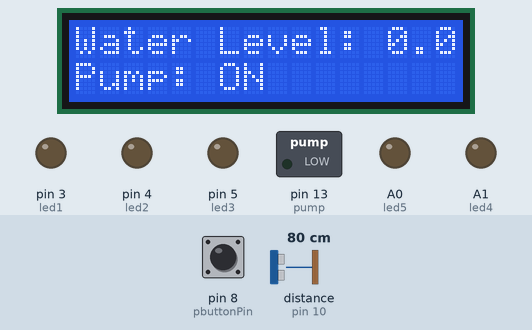
A sketch run on a simulated Arduino Uno, built with avr-gcc and run on an emulated ATmega328P. Shown: 16×2 character LCD, switched loads named in the sketch (green lamp = pin HIGH), output pins drawn as LEDs (lit = HIGH). Wiring (inferred from the names in the program): ultrasonic range finder: trigger pin 11; echo pin 10. The inputs (shaded band) are chosen by the test bench; at power-on: distance to the obstacle (sensor on pin 10) 80 cm, pin 8 (pbuttonPin) HIGH. The echo pulse lasts 58.3 µs per cm; pins used as bus, display or sensor lines are not drawn; what the sketch prints to the serial monitor is not drawn.

Above: at 1.3 s.
1.4 s: distance to the obstacle (sensor on pin 10) set to 2 cm
At 3.5 s:
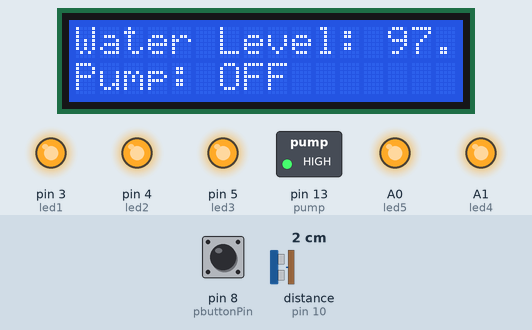
3.8 s: pin 8 (pbuttonPin) pulled LOW for 1.25 s
At 6.7 s:
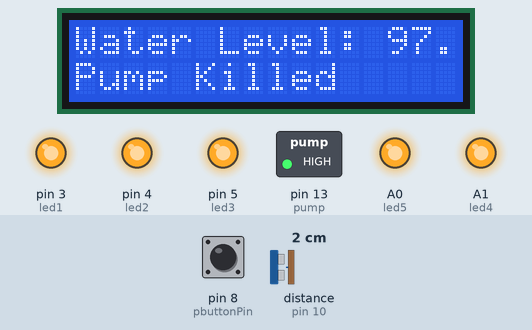
7.0 s: distance to the obstacle (sensor on pin 10) set to 73 cm
At 8.4 s:
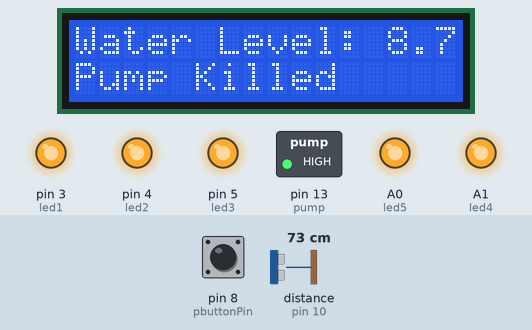
9.0 s: pin 8 (pbuttonPin) pulled LOW for 1.25 s
At 11.9 s:
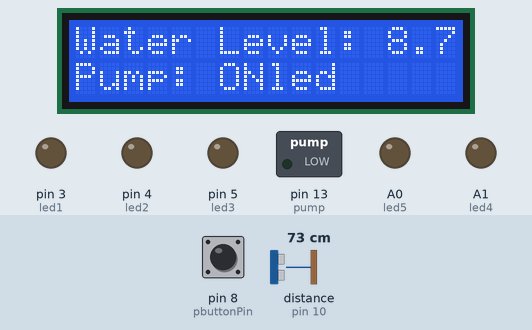
12.2 s: distance to the obstacle (sensor on pin 10) set to 18 cm
At 13.1 s:
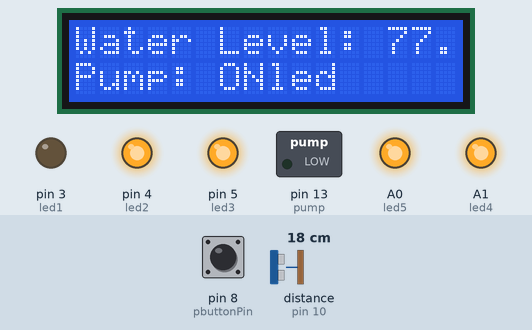
14.3 s: distance to the obstacle (sensor on pin 10) set to 4 cm
At 15.2 s:
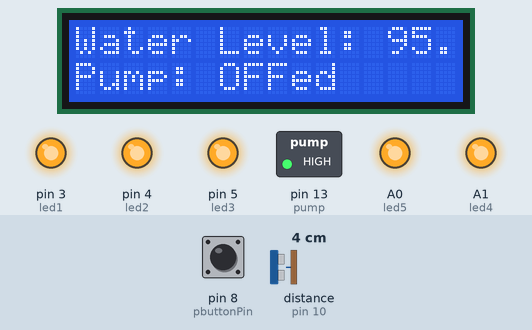
Timing chart, 0 to 17.3 s (numbered marks = the images above; inputs shaded):
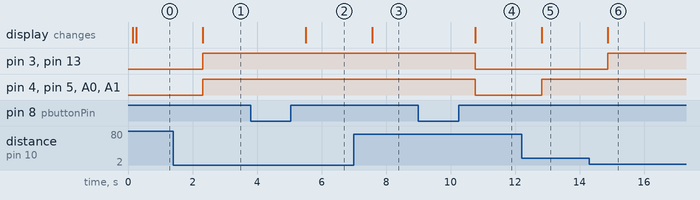

The sketch:

E360_Microprocessor_based_water_level_controller_in_domestic.ino
```cpp
#include <Wire.h>
#include <LiquidCrystal_I2C.h>
LiquidCrystal_I2C lcd(0x27, 16, 2);
const int trigPin = 11;
const int echoPin = 10;

int led1 = 3;
int led2 = 4;
int led3 = 5;
int led4 = A1;
int led5 = A0;

int pbuttonPin = 8;
int pump = 13;


int val = 0; // push value from pin 2
int AutoSenseON = 0;// status
int pushed = 0;//push status

float waterlevel=0;
float maxdist=0;
float currentlevel=0;
long duration;
float distanceCm, distanceInch;
float distance = 0;
void setup() {
  lcd.init();
  lcd.begin(16, 2); // Initializes the interface to the LCD display
  pinMode(pbuttonPin, INPUT_PULLUP);
  lcd.backlight();
  pinMode(trigPin, OUTPUT);
  pinMode(echoPin, INPUT);

  pinMode(led1, OUTPUT);
  pinMode(led2, OUTPUT);
  pinMode(led3, OUTPUT);
  pinMode(led4, OUTPUT);
  pinMode(led5, OUTPUT);

  pinMode(pump, OUTPUT);

  digitalWrite(led1, LOW);
  digitalWrite(led2, LOW);
  digitalWrite(led3, LOW);
  digitalWrite(led4, LOW);
  digitalWrite(led5, LOW);

  digitalWrite(pump, LOW);

  Serial.begin(9600);
}
void loop() {
  digitalWrite(trigPin, LOW);
  delayMicroseconds(2);
  digitalWrite(trigPin, HIGH);
  delayMicroseconds(10);
  digitalWrite(trigPin, LOW);
  duration = pulseIn(echoPin, HIGH);
  distanceCm = (duration / 2) / 29.1;
  distanceInch = duration * 0.0133 / 2;

  lcd.setCursor(0,0);
  lcd.print("Water Level: ");
  Serial.print("Water Level: ");
  Serial.print(waterlevel);
  Serial.println(" %");
  if(maxdist==0)
  {
    maxdist=distanceCm;
    }else{
      currentlevel=maxdist-distanceCm;
      }

  waterlevel=(100/maxdist)*currentlevel;


  if(waterlevel>=0 && waterlevel<=100)
  {
  lcd.print(waterlevel);
  lcd.print("%");

    }
  val = digitalRead(pbuttonPin);// read the push button value

  if (val == HIGH && AutoSenseON == LOW) {

    pushed = 1 - pushed;
    delay(100);
  }

  AutoSenseON = val;

  if (pushed == HIGH) {
    if (  (waterlevel > 85) && (waterlevel <= 100)   )
    {
      digitalWrite(led1, HIGH);
      digitalWrite(led2, HIGH);
      digitalWrite(led3, HIGH);
      digitalWrite(led4, HIGH);
      digitalWrite(led5, HIGH);
      digitalWrite(pump, HIGH);
      lcd.setCursor(0, 1);
      Serial.println("Pump: OFF");
      lcd.print("Pump: OFF");
    } else if (  (waterlevel > 70) && (waterlevel <= 85)  )
    {

      digitalWrite(led1, LOW);
      digitalWrite(led2, HIGH);
      digitalWrite(led3, HIGH);
      digitalWrite(led4, HIGH);
      digitalWrite(led5, HIGH);

    } else

      if (  (waterlevel > 60) && (waterlevel <= 70)  )
      {

        digitalWrite(led1, LOW);
        digitalWrite(led2, LOW);
        digitalWrite(led3, HIGH);
        digitalWrite(led4, HIGH);
        digitalWrite(led5, HIGH);
      } else

        if (  (waterlevel > 40) && (waterlevel <= 60 )  )
        {

          digitalWrite(led1, LOW);
          digitalWrite(led2, LOW);
          digitalWrite(led3, LOW);
          digitalWrite(led4, HIGH);
          digitalWrite(led5, HIGH);
        } else

          if (  (waterlevel >25) && (waterlevel <= 40)  )
          {

            digitalWrite(led1, LOW);
            digitalWrite(led2, LOW);
            digitalWrite(led3, LOW);
            digitalWrite(led4, LOW);
            digitalWrite(led5, HIGH);
          } else

            if (  waterlevel <25 )// && waterlevel >=0
            {

              digitalWrite(led1, LOW);
              digitalWrite(led2, LOW);
              digitalWrite(led3, LOW);
              digitalWrite(led4, LOW);
              digitalWrite(led5, LOW);

              digitalWrite(pump, LOW);
              Serial.println("Pump: ON");
              lcd.setCursor(0, 1);
              lcd.print("Pump: ON");
            }
  } else {
    Serial.println("Pump Killed");
    lcd.setCursor(0, 1);
    lcd.print("Pump Killed");
    digitalWrite(pump,HIGH);

  }
  delay(1000);
}
```

Measured:
- after the input at 1.4 s, pin 3 (led1), pin 4 (led2), pin 5 (led3), pin 13 (pump), A0 (led5), A1 (led4): LOW → HIGH after 0.91 s; the display: changes after 0.92 s (image 1)
- after the input at 3.8 s, the display: changes after 1.7 s (image 2)
- after the input at 7.0 s, the display: changes after 0.57 s (image 3)
- after the input at 9.0 s, pin 3 (led1), pin 4 (led2), pin 5 (led3), pin 13 (pump), A0 (led5), A1 (led4): HIGH → LOW after 1.8 s; the display: changes after 1.8 s (image 4)
- after the input at 12.2 s, pin 4 (led2), pin 5 (led3), A0 (led5), A1 (led4): LOW → HIGH after 0.63 s; the display: changes after 0.63 s (image 5)
- after the input at 14.3 s, pin 3 (led1), pin 13 (pump): LOW → HIGH after 0.57 s; the display: changes after 0.58 s (image 6)
